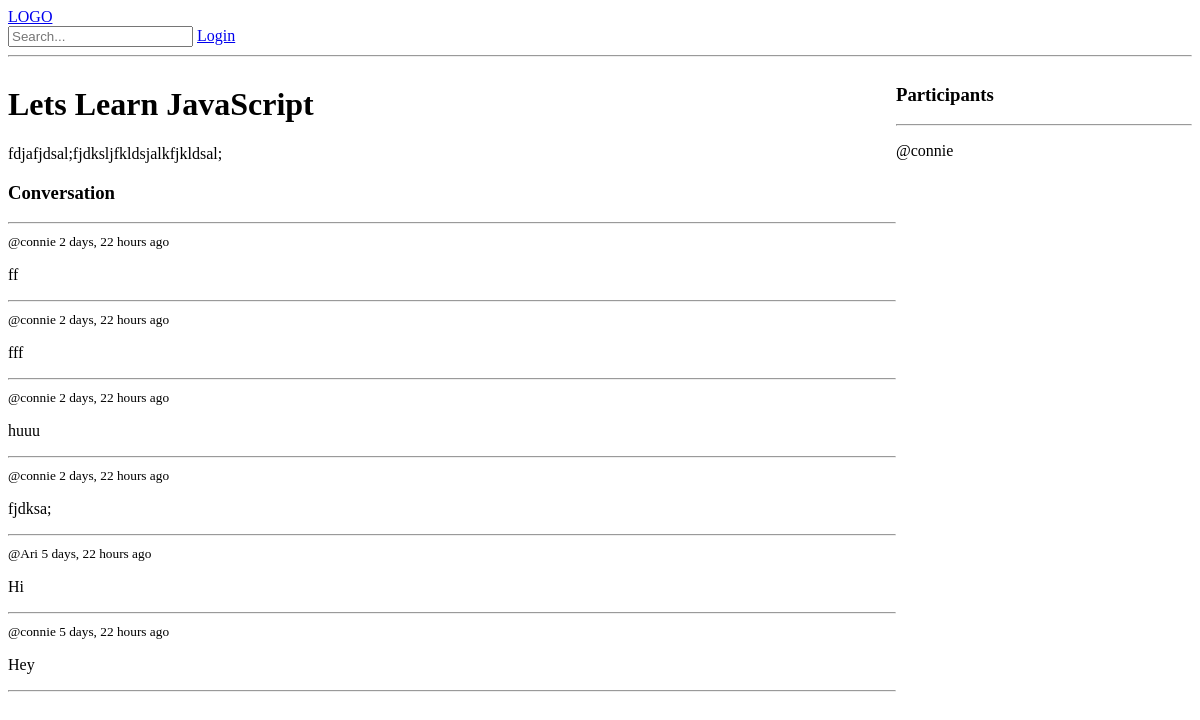
The app's page /room/1/, older data.
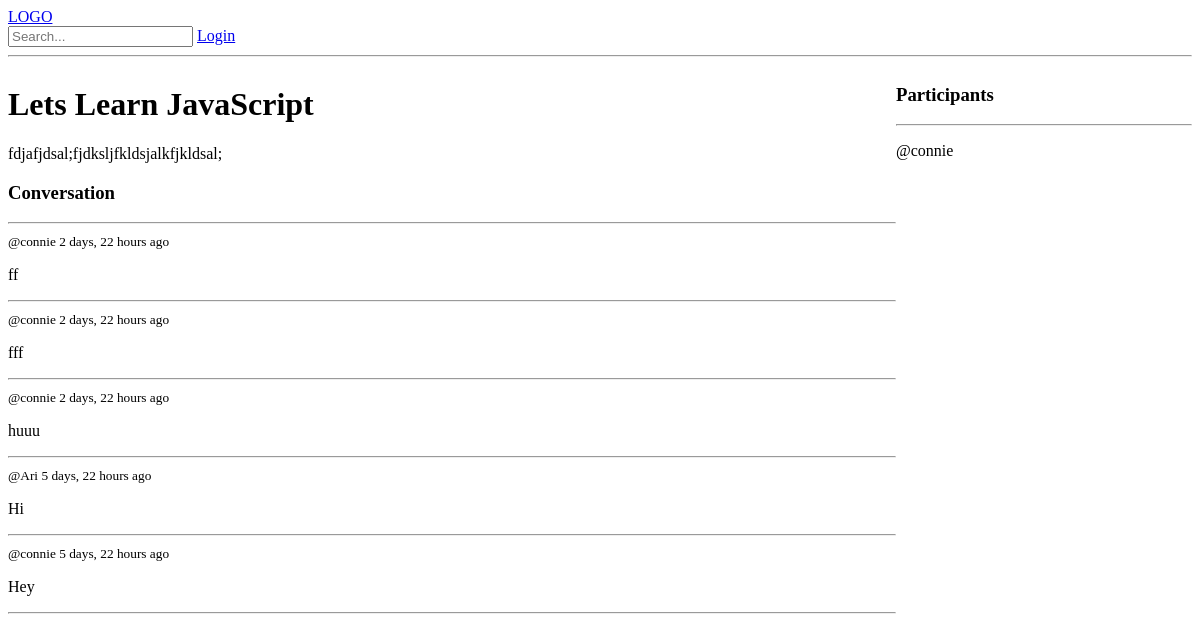
The same page, newer data.
### base/models.py (models this page shows, shortened)
class Message(models.Model):
    user = models.ForeignKey(User, on_delete=models.CASCADE)
    room = models.ForeignKey(Room, on_delete=models.CASCADE)
    body = models.TextField()
    updated = models.DateTimeField(auto_now=True)
    created = models.DateTimeField(auto_now_add=True)
    class Meta:
        ordering = ['-updated', '-created']

### base/views.py (the view, shortened to what this page needs)
# urls.py: path('room/<str:pk>/', views.room, name="room"),
def room(request, pk):
    room = Room.objects.get(id=pk)
    room_messages = room.message_set.all()
    participants = room.participants.all()
    context = {'room': room, 'room_messages': room_messages, 'participants': participants}
    return render(request, 'base/room.html', context)

### base/templates/base/room.html (shortened to what this page needs)
{% extends 'main.html' %}
{% block content %}
<div class="room-container">
    <div>
        <h1>{{room.name}}</h1>
        <p>{{room.description}}</p>
        <div class="comment-wrapper">
            <h3>Conversation</h3>
            <hr>
            {% for message in room_messages %}
            <div>
                <small>@{{message.user}} {{message.created|timesince}} ago </small>
                <p>{{message.body}}</p>
                <hr>
            </div>
            {% endfor %}
        </div>
    </div>
    <div>
        <h3>Participants</h3>
        <hr>
        {% for user in participants %}
        <div>
            <p>@{{user.username}}</p>
        </div>
        {% endfor %}
    </div>
</div>
{% endblock %}

Row changes from the older to the newer data that the page shows:
removed Message: user "connie", created "2 days, 22 hours", body "fjdksa;"
